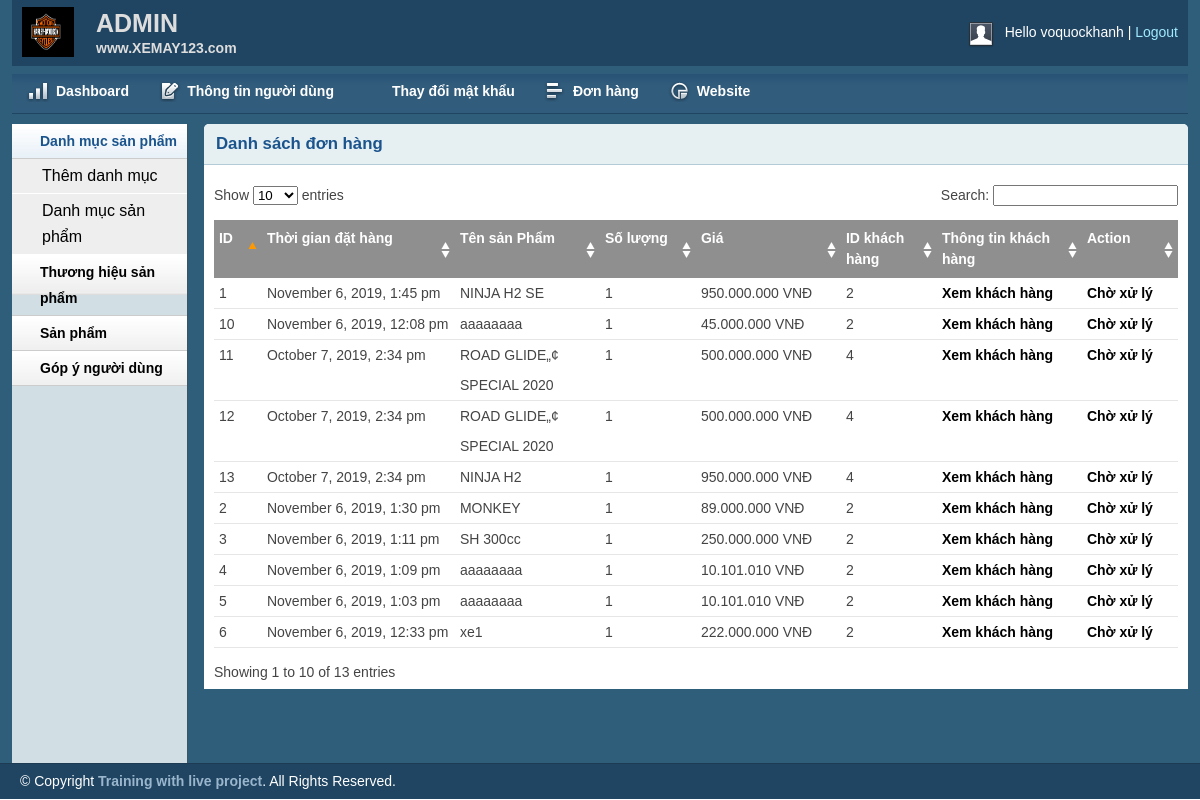
Page /admin/inbox.php (signed in) on the committed database.
### tables this page shows
CREATE TABLE `tbl_order` (
  `id` int(11) NOT NULL,
  `productId` int(11) NOT NULL,
  `productName` varchar(255) NOT NULL,
  `customer_id` int(11) NOT NULL,
  `quantity` int(11) NOT NULL,
  `price` varchar(255) NOT NULL,
  `image` varchar(255) NOT NULL,
  `hoadon` varchar(255) NOT NULL,
  `status` int(11) NOT NULL DEFAULT 0,
  `date_order` timestamp NOT NULL DEFAULT current_timestamp()
);

### lib/database.php (called while the page is built, shortened)
<?php
class Database {
    public $host = DB_HOST;
    public $user = DB_USER;
    public $pass = DB_PASS;
    public $dbname = DB_NAME;
    public $link;
    private function connectDB() {
        $this->link = new mysqli($this->host, $this->user, $this->pass, $this->dbname);
        $this->link->set_charset("utf8");
    }
    public function select($query) {
        $result = $this->link->query($query) or die($this->link->error . __LINE__);
        if ($result->num_rows > 0) {
            return $result;
        } else {
            return false;
        }
    }
}
?>

### classes/cart.php (called while the page is built, shortened)
<?php
$filepath = realpath(dirname(__FILE__));
include_once ($filepath.'/../lib/database.php');
include_once ($filepath.'/../helpers/format.php');
?>
<?php
class cart
{
	private $db;
	public function __construct()
	{
		$this->db = new Database();
	}
	public function get_inbox_cart()
	{
		$query ="SELECT * FROM tbl_order ORDER BY date_order DESC";
		$get_inbox_cart = $this->db->select($query);
		return $get_inbox_cart;
	}
	}
?>

### helpers/format.php (called while the page is built, shortened)
<?php
class Format{
 public function formatDate($date){
    return date('F j, Y, g:i a', strtotime($date));
 }
     public function format_currency($n=0){
        $n=(string)$n;
        $n=strrev($n);
        $res='';
        for($i=0;$i<strlen($n);$i++){
            if($i%3==0 && $i!=0){
                $res.='.';
            }
            $res.=$n[$i];
        }
        $res=strrev($res);
        return $res;
    }
}
?>

### admin/inbox.php (the view, shortened to what this page needs)
<?php include 'inc/header.php';?>
<?php include 'inc/sidebar.php';?>
<?php
$filepath = realpath(dirname(__FILE__));
include_once ($filepath.'/../classes/cart.php');
include_once ($filepath.'/../helpers/format.php');
?>
        <div class="grid_10">
            <div class="box round first grid">
                <h2>Danh sách đơn hàng</h2>
                <div class="block">
                    <table class="data display datatable" id="example">
					<thead>
						<tr>
							<th width="5%">ID</th>
							<th width="20%">Thời gian đặt hàng</th>
							<th width="15%">Tên sản Phẩm</th>
							<th width="10%">Số lượng</th>
							<th width="15%">Giá</th>
							<th width="10%">ID khách hàng</th>
							<th width="15%">Thông tin khách hàng</th>
							<th width="10%">Action</th>
						</tr>
					</thead>
					<tbody>
						<?php
						$ct = new cart();
						$fm = new Format();
						$get_inbox_cart =$ct-> get_inbox_cart();
						if ($get_inbox_cart) {
							$i=0;
							while ($result=$get_inbox_cart->fetch_assoc()) {
								$i++;
						?>
						<tr class="odd gradeX">
							<td><?php echo $i; ?></td>
							<td><?php echo $fm->formatDate($result['date_order']) ; ?></td>
							<td><?php  echo $result['productName'] ?></td>
							<td><?php  echo $result['quantity']?></td>
							<td><?php  echo $fm->format_currency($result['price'])." "."VNĐ" ?></td>
							<td><?php  echo $result['customer_id'] ?></td>
							<td><a href="customer.php?customerid=<?php echo $result['customer_id'] ?>">Xem khách hàng</a></td>
							<td>
								<?php
								if($result['status']==0)
								{
									?>
									<a href="?shiftid=<?php echo $result['id'] ?>&qty=<?php echo $result['quantity'] ?>&proid=<?php echo $result['productId'] ?>&price=<?php echo $result['price']; ?>&time=<?php echo $result['date_order'] ?>">Chờ xử lý</a>
									<?php
								}else if($result['status']==2){?>
									<a href="?delid=<?php echo $result['id'] ?>&qty=<?php echo $result['quantity'] ?>&proid=<?php echo $result['productId'] ?>&price=<?php echo $result['price']; ?>&time=<?php echo $result['date_order'] ?>">Xóa</a>
								<?php
								}else
								echo "Đang giao hàng";
								?>
							</td>
						</tr>
						<?php
					}
					} ?>
					</tbody>
				</table>
               </div>
            </div>
        </div>
<?php include 'inc/footer.php';?>

### admin/css/text.css (style rules this page uses)
body { font: 13px/1.5 Tahoma, Helvetica, Arial, 'Liberation Sans', FreeSans, sans-serif; }
h2 { font-size: 23px; }
p, dl, hr, h1, h2, h3, h4, h5, h6, ol, ul, pre, table, address, fieldset { margin-bottom: 20px; }

### admin/css/grid.css (style rules this page uses)
.grid_1, .grid_2, .grid_3, .grid_4, .grid_5, .grid_6, .grid_7, .grid_8, .grid_9, .grid_10, .grid_11, .grid_12, .grid_13, .grid_14, .grid_15, .grid_16 { display: inline; float: left; margin-left: 1%; margin-right: 1%; }
.container_12 .grid_10 { width: 81.333%; }

### admin/css/layout.css (style rules this page uses)
body { background: #fff none repeat scroll 0 0; color: #444; font-size: 14px; padding: 0; }
a { color: #000; font-weight:bold; text-decoration: none; }
h1, h2, h3, h4, h5, h6 { line-height:1.2em; margin-bottom:.3em; }
h2 { margin-top:1em; }
.box { background:#fff; margin-bottom:20px; padding:10px 10px 10px 10px; margin-left:-8px; }
.box.grid { padding-bottom:40px; }
.box.round { -moz-border-radius: 5px 5px 0px 0px; -webkit-border-radius: 5px 5px 0px 0px; border-radius: 5px 5px 0px 0px; }
.box h2 { font-size:1.2em; font-weight:bold; color:#1B548D; background:#E6F0F3; margin:-10px -10px 0 -10px; padding:10px 12px; border-bottom:1px solid #B3CBD6; -moz-border-radius: 5px 5px 0px 0px; -webkit-border-radius: 5px 5px 0px 0px; border-radius: 5px 5px 0px 0px; }
.box.first { min-height: 406px; }
.block { padding-top:20px; }
.block { padding-bottom:1px; }
table.display { margin: 0 auto; clear: both; width: 100%; }
.sorting_asc { background: #8f8f8f url(../img/table/sort_asc.png) no-repeat center right; padding:8px 5px; text-align:left; color:#fff; }
.sorting { background:#8f8f8f url(../img/table/sort_both.png) no-repeat center right; padding:8px 5px; text-align:left; color:#fff; }
tr.odd { height: 30px; line-height: 30px; border-bottom:1px solid #e6e6e6; }
tr.even { height: 30px; line-height: 30px; border-bottom:1px solid #e6e6e6; }
tr.odd td, tr.even td { padding-left:5px; }

### rows in the picture
tbl_order: date_order "November 6, 2019, 1:45 pm", productName "NINJA H2 SE", quantity "1", price "950.000.000", customer "2"
tbl_order: date_order "November 6, 2019, 1:30 pm", productName "MONKEY", quantity "1", price "89.000.000", customer "2"
tbl_order: date_order "November 6, 2019, 1:11 pm", productName "SH 300cc", quantity "1", price "250.000.000", customer "2"
tbl_order: date_order "November 6, 2019, 1:09 pm", productName "aaaaaaaa", quantity "1", price "10.101.010", customer "2"
tbl_order: date_order "November 6, 2019, 1:03 pm", productName "aaaaaaaa", quantity "1", price "10.101.010", customer "2"
tbl_order: date_order "November 6, 2019, 12:33 pm", productName "xe1", quantity "1", price "222.000.000", customer "2"
tbl_order: date_order "November 6, 2019, 12:08 pm", productName "aaaaaaaa", quantity "1", price "45.000.000", customer "2"
tbl_order: date_order "October 7, 2019, 2:34 pm", productName "ROAD GLIDE„¢ SPECIAL 2020", quantity "1", price "500.000.000", customer "4"
tbl_order: date_order "October 7, 2019, 2:34 pm", productName "ROAD GLIDE„¢ SPECIAL 2020", quantity "1", price "500.000.000", customer "4"
tbl_order: date_order "October 7, 2019, 2:34 pm", productName "NINJA H2", quantity "1", price "950.000.000", customer "4"

### other values in the picture
Session:: get('adminName') "voquockhanh"
